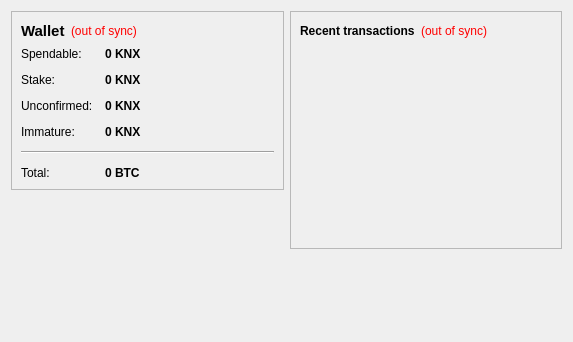
<?xml version="1.0" encoding="UTF-8"?>
<ui version="4.0">
 <class>OverviewPage</class>
 <widget class="QWidget" name="OverviewPage">
  <property name="geometry">
   <rect>
    <x>0</x>
    <y>0</y>
    <width>573</width>
    <height>342</height>
   </rect>
  </property>
  <property name="windowTitle">
   <string>Form</string>
  </property>
  <layout class="QHBoxLayout" name="horizontalLayout" stretch="1,1">
   <item>
    <layout class="QVBoxLayout" name="verticalLayout_2">
     <item>
      <widget class="QFrame" name="frame">
       <property name="frameShape">
        <enum>QFrame::StyledPanel</enum>
       </property>
       <property name="frameShadow">
        <enum>QFrame::Raised</enum>
       </property>
       <layout class="QVBoxLayout" name="verticalLayout_4">
        <item>
         <layout class="QHBoxLayout" name="horizontalLayout_4">
          <item>
           <widget class="QLabel" name="label_5">
            <property name="font">
             <font>
              <pointsize>11</pointsize>
              <weight>75</weight>
              <bold>true</bold>
             </font>
            </property>
            <property name="text">
             <string>Wallet</string>
            </property>
           </widget>
          </item>
          <item>
           <widget class="QLabel" name="labelWalletStatus">
            <property name="toolTip">
             <string>The displayed information may be out of date. Your wallet automatically synchronizes with the KNOX network after a connection is established, but this process has not completed yet.</string>
            </property>
            <property name="styleSheet">
             <string notr="true">QLabel { color: red; }</string>
            </property>
            <property name="text">
             <string notr="true">(out of sync)</string>
            </property>
            <property name="alignment">
             <set>Qt::AlignLeading|Qt::AlignLeft|Qt::AlignVCenter</set>
            </property>
           </widget>
          </item>
          <item>
           <spacer name="horizontalSpacer_2">
            <property name="orientation">
             <enum>Qt::Horizontal</enum>
            </property>
            <property name="sizeHint" stdset="0">
             <size>
              <width>40</width>
              <height>20</height>
             </size>
            </property>
           </spacer>
          </item>
         </layout>
        </item>
        <item>
         <layout class="QFormLayout" name="formLayout_2">
          <property name="fieldGrowthPolicy">
           <enum>QFormLayout::AllNonFixedFieldsGrow</enum>
          </property>
          <property name="horizontalSpacing">
           <number>12</number>
          </property>
          <property name="verticalSpacing">
           <number>12</number>
          </property>
          <item row="0" column="0">
           <widget class="QLabel" name="label">
            <property name="text">
             <string>Spendable:</string>
            </property>
           </widget>
          </item>
          <item row="0" column="1">
           <widget class="QLabel" name="labelBalance">
            <property name="font">
             <font>
              <weight>75</weight>
              <bold>true</bold>
             </font>
            </property>
            <property name="cursor">
             <cursorShape>IBeamCursor</cursorShape>
            </property>
            <property name="toolTip">
             <string>Your current spendable balance</string>
            </property>
            <property name="text">
             <string notr="true">0 KNX</string>
            </property>
            <property name="textInteractionFlags">
             <set>Qt::LinksAccessibleByMouse|Qt::TextSelectableByKeyboard|Qt::TextSelectableByMouse</set>
            </property>
           </widget>
          </item>
          <item row="1" column="0">
           <widget class="QLabel" name="label_6">
            <property name="text">
             <string>Stake:</string>
            </property>
           </widget>
          </item>
          <item row="1" column="1">
           <widget class="QLabel" name="labelStake">
            <property name="font">
             <font>
              <weight>75</weight>
              <bold>true</bold>
             </font>
            </property>
            <property name="cursor">
             <cursorShape>IBeamCursor</cursorShape>
            </property>
            <property name="toolTip">
             <string>Total of coins that was staked, and do not yet count toward the current balance</string>
            </property>
            <property name="text">
             <string notr="true">0 KNX</string>
            </property>
            <property name="textInteractionFlags">
             <set>Qt::LinksAccessibleByMouse|Qt::TextSelectableByKeyboard|Qt::TextSelectableByMouse</set>
            </property>
           </widget>
          </item>
          <item row="2" column="0">
           <widget class="QLabel" name="label_3">
            <property name="text">
             <string>Unconfirmed:</string>
            </property>
           </widget>
          </item>
          <item row="2" column="1">
           <widget class="QLabel" name="labelUnconfirmed">
            <property name="font">
             <font>
              <weight>75</weight>
              <bold>true</bold>
             </font>
            </property>
            <property name="cursor">
             <cursorShape>IBeamCursor</cursorShape>
            </property>
            <property name="toolTip">
             <string>Total of transactions that have yet to be confirmed, and do not yet count toward the current balance</string>
            </property>
            <property name="text">
             <string notr="true">0 KNX</string>
            </property>
            <property name="textInteractionFlags">
             <set>Qt::LinksAccessibleByMouse|Qt::TextSelectableByKeyboard|Qt::TextSelectableByMouse</set>
            </property>
           </widget>
          </item>
          <item row="3" column="0">
           <widget class="QLabel" name="labelImmatureText">
            <property name="text">
             <string>Immature:</string>
            </property>
           </widget>
          </item>
          <item row="3" column="1">
           <widget class="QLabel" name="labelImmature">
            <property name="font">
             <font>
              <weight>75</weight>
              <bold>true</bold>
             </font>
            </property>
            <property name="toolTip">
             <string>Mined balance that has not yet matured</string>
            </property>
            <property name="text">
             <string notr="true">0 KNX</string>
            </property>
            <property name="textInteractionFlags">
             <set>Qt::LinksAccessibleByMouse|Qt::TextSelectableByKeyboard|Qt::TextSelectableByMouse</set>
            </property>
           </widget>
          </item>
          <item row="4" column="0" colspan="2">
           <widget class="Line" name="line">
            <property name="orientation">
             <enum>Qt::Horizontal</enum>
            </property>
           </widget>
          </item>
          <item row="5" column="0">
           <widget class="QLabel" name="labelTotalText">
            <property name="text">
             <string>Total:</string>
            </property>
           </widget>
          </item>
          <item row="5" column="1">
           <widget class="QLabel" name="labelTotal">
            <property name="font">
             <font>
              <weight>75</weight>
              <bold>true</bold>
             </font>
            </property>
            <property name="cursor">
             <cursorShape>IBeamCursor</cursorShape>
            </property>
            <property name="toolTip">
             <string>Your current total balance</string>
            </property>
            <property name="text">
             <string notr="true">0 BTC</string>
            </property>
            <property name="textInteractionFlags">
             <set>Qt::LinksAccessibleByMouse|Qt::TextSelectableByKeyboard|Qt::TextSelectableByMouse</set>
            </property>
           </widget>
          </item>
         </layout>
        </item>
       </layout>
      </widget>
     </item>
     <item>
      <spacer name="verticalSpacer">
       <property name="orientation">
        <enum>Qt::Vertical</enum>
       </property>
       <property name="sizeHint" stdset="0">
        <size>
         <width>20</width>
         <height>40</height>
        </size>
       </property>
      </spacer>
     </item>
    </layout>
   </item>
   <item>
    <layout class="QVBoxLayout" name="verticalLayout_3">
     <item>
      <widget class="QFrame" name="frame_2">
       <property name="frameShape">
        <enum>QFrame::StyledPanel</enum>
       </property>
       <property name="frameShadow">
        <enum>QFrame::Raised</enum>
       </property>
       <layout class="QVBoxLayout" name="verticalLayout">
        <item>
         <layout class="QHBoxLayout" name="horizontalLayout_2">
          <item>
           <widget class="QLabel" name="label_4">
            <property name="text">
             <string>&lt;b&gt;Recent transactions&lt;/b&gt;</string>
            </property>
           </widget>
          </item>
          <item>
           <widget class="QLabel" name="labelTransactionsStatus">
            <property name="toolTip">
             <string>The displayed information may be out of date. Your wallet automatically synchronizes with the KNOX network after a connection is established, but this process has not completed yet.</string>
            </property>
            <property name="styleSheet">
             <string notr="true">QLabel { color: red; }</string>
            </property>
            <property name="text">
             <string notr="true">(out of sync)</string>
            </property>
            <property name="alignment">
             <set>Qt::AlignRight|Qt::AlignTrailing|Qt::AlignVCenter</set>
            </property>
           </widget>
          </item>
          <item>
           <spacer name="horizontalSpacer">
            <property name="orientation">
             <enum>Qt::Horizontal</enum>
            </property>
            <property name="sizeHint" stdset="0">
             <size>
              <width>40</width>
              <height>20</height>
             </size>
            </property>
           </spacer>
          </item>
         </layout>
        </item>
        <item>
         <widget class="QListView" name="listTransactions">
          <property name="styleSheet">
           <string notr="true">QListView { background: transparent; }</string>
          </property>
          <property name="frameShape">
           <enum>QFrame::NoFrame</enum>
          </property>
          <property name="verticalScrollBarPolicy">
           <enum>Qt::ScrollBarAlwaysOff</enum>
          </property>
          <property name="horizontalScrollBarPolicy">
           <enum>Qt::ScrollBarAlwaysOff</enum>
          </property>
          <property name="selectionMode">
           <enum>QAbstractItemView::NoSelection</enum>
          </property>
         </widget>
        </item>
       </layout>
      </widget>
     </item>
     <item>
      <spacer name="verticalSpacer_2">
       <property name="orientation">
        <enum>Qt::Vertical</enum>
       </property>
       <property name="sizeHint" stdset="0">
        <size>
         <width>20</width>
         <height>40</height>
        </size>
       </property>
      </spacer>
     </item>
    </layout>
   </item>
  </layout>
 </widget>
 <resources/>
 <connections/>
</ui>
